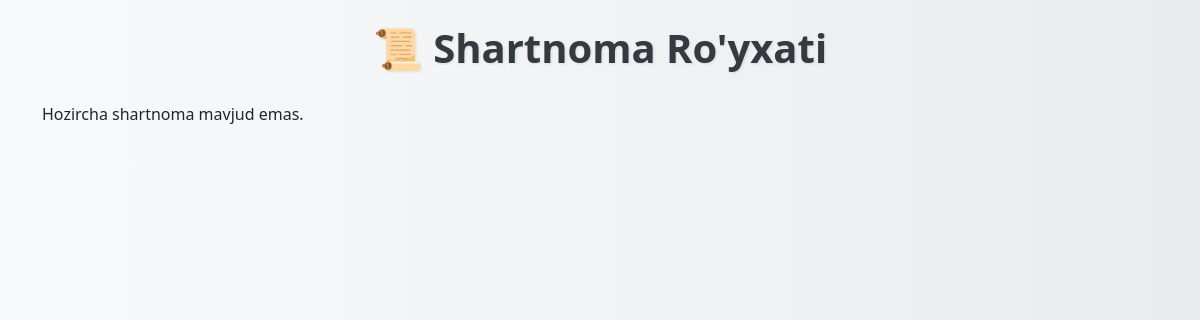
Page /deals/ on the earlier database version.
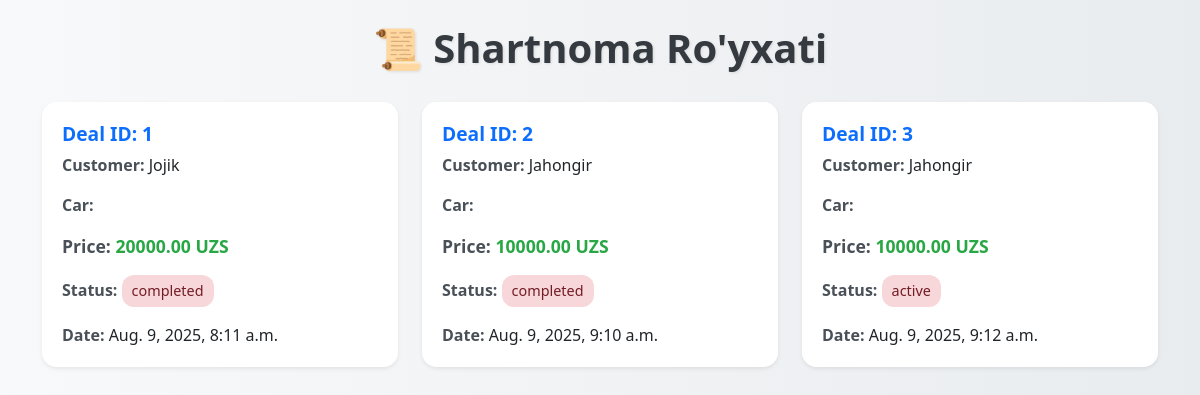
Same page on the later database version.
### taxipark/models.py (models this page shows, shortened)
class Deal(models.Model):
    STATUS_CHOICES = [
        ('active', 'Active'),          # Shartnoma tuzilgan
        ('arrived', 'Arrived'),        # Haydovchi yetib kelgan
        ('paid', 'Paid'),              # To‘lov qilingan
        ('cancelled', 'Cancelled'),    # Bekor qilingan
    ]
    customer = models.ForeignKey(Users, on_delete=models.CASCADE, related_name='deals_as_customer')
    car = models.ForeignKey(Cars, on_delete=models.CASCADE, related_name='deals')
    start_date = models.DateField()
    end_date = models.DateField()
    total_price = models.DecimalField(max_digits=10, decimal_places=2)
    created_at = models.DateTimeField(auto_now_add=True)
    status = models.CharField(max_length=20, choices=STATUS_CHOICES, default='active')

class Users(models.Model):
    full_name = models.CharField(max_length=100)
    phone_number = models.CharField(max_length=13)
    email = models.EmailField(max_length=100, unique=True)
    is_admin = models.BooleanField(default=False)
    is_driver = models.BooleanField(default=False)
    is_customer = models.BooleanField(default=False)
    is_active = models.BooleanField(default=True)

### taxipark/views.py (the view)
# urls.py: path('deals/', DealListView.as_view(), name='deal_list'),
class DealListView(ListView):
    model = Deal
    template_name = 'deal_list.html'
    context_object_name = 'deals'
    def get_queryset(self):
        return Deal.objects.select_related('customer', 'car').all()

### templates/deal_list.html (shortened to what this page needs)
<!DOCTYPE html>
<html lang="en">
  <head>
    <link
      href="https://cdn.jsdelivr.net/npm/bootstrap@5.0.2/dist/css/bootstrap.min.css"
      rel="stylesheet"
    />
  </head>
  <body>
    <div class="container py-4">
      <h1>📜 Shartnoma Ro'yxati</h1>
      <div class="row">
          {% for deal in deals %}
              <div class="col-md-4 mb-3">
                <div class="card shadow-sm h-100">
                  <div class="card-body">
                    <h5 class="card-title">Deal ID: {{ deal.id }}</h5>
                    <p class="card-text">
                      <strong>Customer:</strong> {{ deal.customer.full_name }}
                    </p>
                    <p class="card-text"><strong>Car:</strong> {{ deal.car.name }}</p>
                    <p class="card-text price">
                      <strong>Price:</strong> {{ deal.total_price }} UZS
                    </p>
                    <p class="card-text">
                      <strong>Status:</strong>
                      <span
                        class="status {% if deal.status == 'Active' %}active{% else %}inactive{% endif %}"
                      >
                        {{ deal.status }}
                      </span>
                    </p>
                    <p class="card-text">
                      <strong>Date:</strong> {{ deal.created_at }}
                    </p>
                  </div>
                </div>
              </div>
          {% empty %}
              <p>Hozircha shartnoma mavjud emas.</p>
          {% endfor %}
      </div>
  </body>
</html>

### templates/deal_list.html (style rules this page uses)
body { background: linear-gradient(to right, #f8f9fa, #e9ecef); font-family: "Segoe UI", Tahoma, Geneva, Verdana, sans-serif; }
h1 { text-align: center; font-weight: bold; color: #343a40; text-shadow: 1px 1px 3px rgba(0, 0, 0, 0.1); margin-bottom: 30px; }
.card { border: none; border-radius: 15px; overflow: hidden; transition: transform 0.3s ease, box-shadow 0.3s ease; }
.card-body { padding: 20px; background: white; }
.card-title { font-size: 1.2rem; font-weight: bold; color: #0d6efd; }
.card-text strong { color: #495057; }
.price { color: #28a745; font-weight: bold; font-size: 1.1rem; }
.status { padding: 5px 10px; border-radius: 12px; font-size: 0.9rem; font-weight: 500; display: inline-block; }
.status.inactive { background-color: #f8d7da; color: #721c24; }

Differences in the rows shown:
added Deal: id "1", customer.full_name "Jojik", total_price "20000.00", status "completed", created_at "Aug. 9, 2025, 8:11 a.m."
added Deal: id "2", customer.full_name "Jahongir", total_price "10000.00", status "completed", created_at "Aug. 9, 2025, 9:10 a.m."
added Deal: id "3", customer.full_name "Jahongir", total_price "10000.00", status "active", created_at "Aug. 9, 2025, 9:12 a.m."
Other differences:
text no longer shown: "Hozircha shartnoma mavjud emas."
